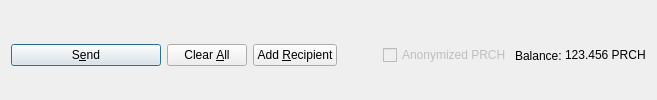
         <widget class="QFrame" name="frame_Send">
          <layout class="QHBoxLayout" name="horizontalLayout">
           <property name="bottomMargin">
            <number>0</number>
           </property>
           <item>
            <widget class="QPushButton" name="sendButton">
             <property name="minimumSize">
              <size>
               <width>150</width>
               <height>0</height>
              </size>
             </property>
             <property name="toolTip">
              <string>Confirm the send action</string>
             </property>
             <property name="text">
              <string>S&amp;end</string>
             </property>
             <property name="icon">
              <iconset resource="../powercash.qrc">
               <normaloff>:/icons/send</normaloff>:/icons/send</iconset>
             </property>
             <property name="autoDefault">
              <bool>false</bool>
             </property>
             <property name="default">
              <bool>true</bool>
             </property>
            </widget>
           </item>
           <item>
            <widget class="QPushButton" name="clearButton">
             <property name="sizePolicy">
              <sizepolicy hsizetype="Minimum" vsizetype="Fixed">
               <horstretch>0</horstretch>
               <verstretch>0</verstretch>
              </sizepolicy>
             </property>
             <property name="toolTip">
              <string>Clear all fields of the form.</string>
             </property>
             <property name="text">
              <string>Clear &amp;All</string>
             </property>
             <property name="icon">
              <iconset resource="../powercash.qrc">
               <normaloff>:/icons/remove</normaloff>:/icons/remove</iconset>
             </property>
             <property name="autoDefault">
              <bool>false</bool>
             </property>
            </widget>
           </item>
           <item>
            <widget class="QPushButton" name="addButton">
             <property name="toolTip">
              <string>Send to multiple recipients at once</string>
             </property>
             <property name="text">
              <string>Add &amp;Recipient</string>
             </property>
             <property name="icon">
              <iconset resource="../powercash.qrc">
               <normaloff>:/icons/add</normaloff>:/icons/add</iconset>
             </property>
             <property name="autoDefault">
              <bool>false</bool>
             </property>
            </widget>
           </item>
           <item>
            <spacer name="horizontalSpacer">
             <property name="orientation">
              <enum>Qt::Horizontal</enum>
             </property>
             <property name="sizeHint" stdset="0">
              <size>
               <width>40</width>
               <height>20</height>
              </size>
             </property>
            </spacer>
           </item>
           <item>
            <layout class="QHBoxLayout" name="horizontalLayout_2">
             <property name="spacing">
              <number>3</number>
             </property>
             <item>
              <widget class="QCheckBox" name="checkzPRCH">
               <property name="enabled">
                <bool>false</bool>
               </property>
               <property name="text">
                <string>Anonymized PRCH</string>
               </property>
              </widget>
             </item>
             <item>
              <widget class="QLabel" name="label">
               <property name="text">
                <string>Balance:</string>
               </property>
              </widget>
             </item>
             <item>
              <widget class="QLabel" name="labelBalance">
               <property name="sizePolicy">
                <sizepolicy hsizetype="Preferred" vsizetype="Fixed">
                 <horstretch>0</horstretch>
                 <verstretch>0</verstretch>
                </sizepolicy>
               </property>
               <property name="cursor">
                <cursorShape>IBeamCursor</cursorShape>
               </property>
               <property name="text">
                <string notr="true">123.456 PRCH</string>
               </property>
               <property name="textInteractionFlags">
                <set>Qt::LinksAccessibleByMouse|Qt::TextSelectableByKeyboard|Qt::TextSelectableByMouse</set>
               </property>
              </widget>
             </item>
            </layout>
           </item>
          </layout>
         </widget>
